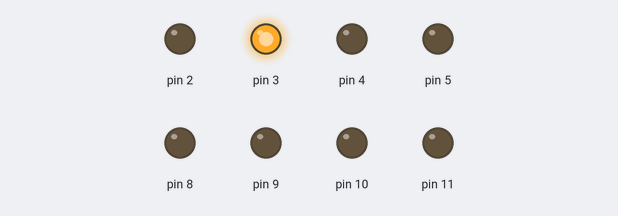
Bench run of a sketch on a simulated Arduino Uno, built with avr-gcc and run on an emulated ATmega328P. On the bench: output pins drawn as LEDs (lit = HIGH). Random numbers use the default seed unless the sketch sets one.

Above: at 2.26 s.
At 5.11 s:
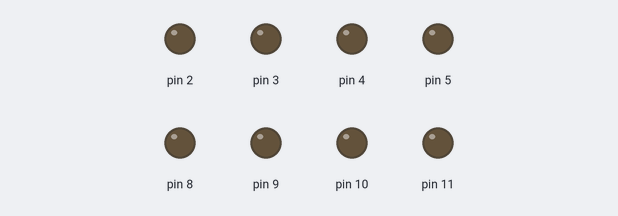
At 8.99 s:
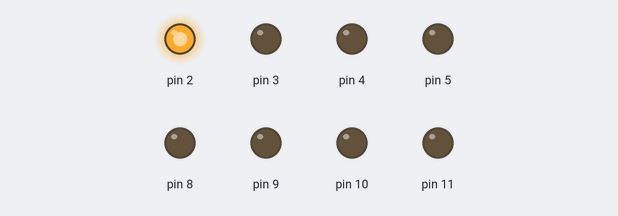
At 13.6 s:
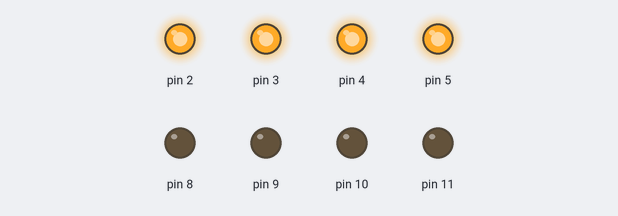
At 23.98 s:
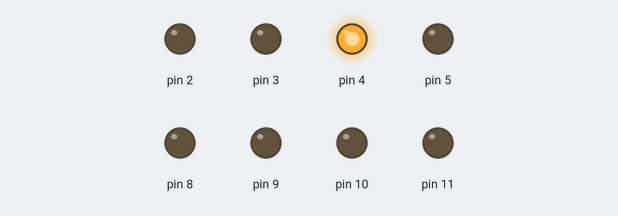
At 39.29 s:
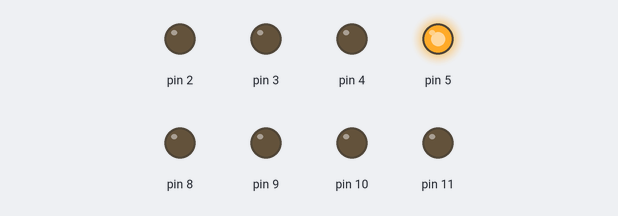
Timing chart, 0 to 40.0 s (numbered marks = the images above):
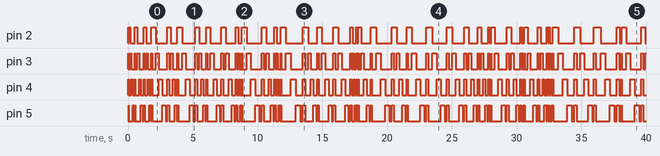

The sketch:

blink.ino
```cpp
int globalDelay;
int maxRandomValue = 200;
void setup() {
  pinMode(2, OUTPUT);
  pinMode(8, OUTPUT);
  pinMode(3, OUTPUT);
  pinMode(9, OUTPUT);
  pinMode(4, OUTPUT);
  pinMode(10, OUTPUT);
  pinMode(5, OUTPUT);
  pinMode(11, OUTPUT);
}

void loop() {
  globalDelay = random (maxRandomValue);
  oneByOne();
  delay(globalDelay);
  allOnAtOnce();
  delay(globalDelay);
  allOffAtOnce();

}
void allOffAtOnce(){
  digitalWrite(2,LOW);
  digitalWrite(3,LOW);
  digitalWrite(4,LOW);
  digitalWrite(5,LOW);
  }

void allOnAtOnce() {
  digitalWrite(2, HIGH);
  digitalWrite(8, LOW);

  digitalWrite(3, HIGH);
  digitalWrite(9, LOW);

  digitalWrite(4, HIGH);
  digitalWrite(10, LOW);

  digitalWrite(5, HIGH);
  digitalWrite(11, LOW);
}


void oneByOne() {
  blink(2, 8);
  blink(3, 9);
  blink(4, 10);
  blink(5, 11);
}

void blink(int a, int b) {
  digitalWrite(a, HIGH);
  digitalWrite(b, LOW);
  delay(2 * globalDelay);
  digitalWrite(a, LOW);
  digitalWrite(b, LOW);
}
```
